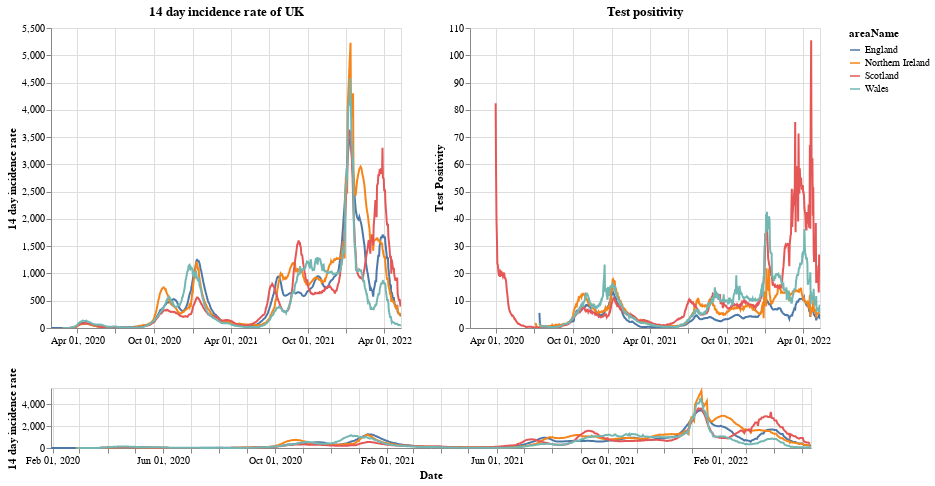

Here is the notebook cell this chart was saved with:
### Markdown cell above
# Plots

First a plot with each country in the UK. The top right shows the positivity rate for (which is the percentage of registered tests which were positive) while the top left is the 14 day incidence rate. The bottom chart can be used to select the timeframe (does not work on a mobile device).

### Code cell
#collapse
brush = alt.selection(type='interval', name='DateBrush',encodings=['x'],fields=['Time'])
leg_selection = alt.selection_multi(fields=['areaName'], bind='legend')

base = alt.Chart(uk_cases).mark_line().encode(
    x=alt.X("yearmonthdate(date):T", axis=alt.Axis(title='Date')),
    y=alt.Y("twoWeeklyCasesRate:Q", axis=alt.Axis(title='14 day incidence rate')),
    tooltip=['areaName', 'date','twoWeeklyCasesRate', 'testPositivity'],
    color='areaName',
    opacity=alt.condition(leg_selection, alt.value(2), alt.value(0.1))
).add_selection(leg_selection).properties(width=350)

upper = base.encode(alt.X('yearmonthdate(date):T', axis=alt.Axis(title=''),
                         scale=alt.Scale(domain=brush))
                   ).properties(title=f'14 day incidence rate of UK')
upper_right = upper.encode(alt.Y('testPositivity:Q', axis=alt.Axis(title='Test Positivity'))).properties(title='Test positivity')
lower = base.properties(height=60, width = 760).add_selection(brush)

(upper | upper_right) & lower

### Figure 1 — Vega-Lite specification as saved in the notebook (floating-point values rounded to 4 significant figures; data arrays with more than 128 entries replaced by an {"elided": "..."} marker saying what was removed)
{"config": {"view": {"continuousWidth": 400, "continuousHeight": 300}}, "vconcat": [{"hconcat": [{"mark": "line", "encoding": {"color": {"type": "nominal", "field": "areaName"}, "opacity": {"condition": {"value": 2, "selection": "selector001"}, "value": 0.1}, "tooltip": [{"type": "nominal", "field": "areaName"}, {"type": "temporal", "field": "date"}, {"type": "quantitative", "field": "twoWeeklyCasesRate"}, {"type": "quantitative", "field": "testPositivity"}], "x": {"type": "temporal", "axis": {"title": ""}, "field": "date", "scale": {"domain": {"selection": "DateBrush"}}, "timeUnit": "yearmonthdate"}, "y": {"type": "quantitative", "axis": {"title": "14 day incidence rate"}, "field": "twoWeeklyCasesRate"}}, "selection": {"selector001": {"type": "multi", "fields": ["areaName"], "bind": "legend"}}, "title": "14 day incidence rate of UK", "width": 350}, {"mark": "line", "encoding": {"color": {"type": "nominal", "field": "areaName"}, "opacity": {"condition": {"value": 2, "selection": "selector001"}, "value": 0.1}, "tooltip": [{"type": "nominal", "field": "areaName"}, {"type": "temporal", "field": "date"}, {"type": "quantitative", "field": "twoWeeklyCasesRate"}, {"type": "quantitative", "field": "testPositivity"}], "x": {"type": "temporal", "axis": {"title": ""}, "field": "date", "scale": {"domain": {"selection": "DateBrush"}}, "timeUnit": "yearmonthdate"}, "y": {"type": "quantitative", "axis": {"title": "Test Positivity"}, "field": "testPositivity"}}, "selection": {"selector001": {"type": "multi", "fields": ["areaName"], "bind": "legend"}}, "title": "Test positivity", "width": 350}]}, {"mark": "line", "encoding": {"color": {"type": "nominal", "field": "areaName"}, "opacity": {"condition": {"value": 2, "selection": "selector001"}, "value": 0.1}, "tooltip": [{"type": "nominal", "field": "areaName"}, {"type": "temporal", "field": "date"}, {"type": "quantitative", "field": "twoWeeklyCasesRate"}, {"type": "quantitative", "field": "testPositivity"}], "x": {"type": "temporal", "axis": {"title": "Date"}, "field": "date", "timeUnit": "yearmonthdate"}, "y": {"type": "quantitative", "axis": {"title": "14 day incidence rate"}, "field": "twoWeeklyCasesRate"}}, "height": 60, "selection": {"selector001": {"type": "multi", "fields": ["areaName"], "bind": "legend"}, "DateBrush": {"type": "interval", "encodings": ["x"], "fields": ["Time"]}}, "width": 760}], "data": {"name": "data-63dc387dd0e5210e02399ab5a5424d30"}, "$schema": "https://vega.github.io/schema/vega-lite/v4.8.1.json", "datasets": {"data-63dc387dd0e5210e02399ab5a5424d30": {"elided": "3246 records"}}}
